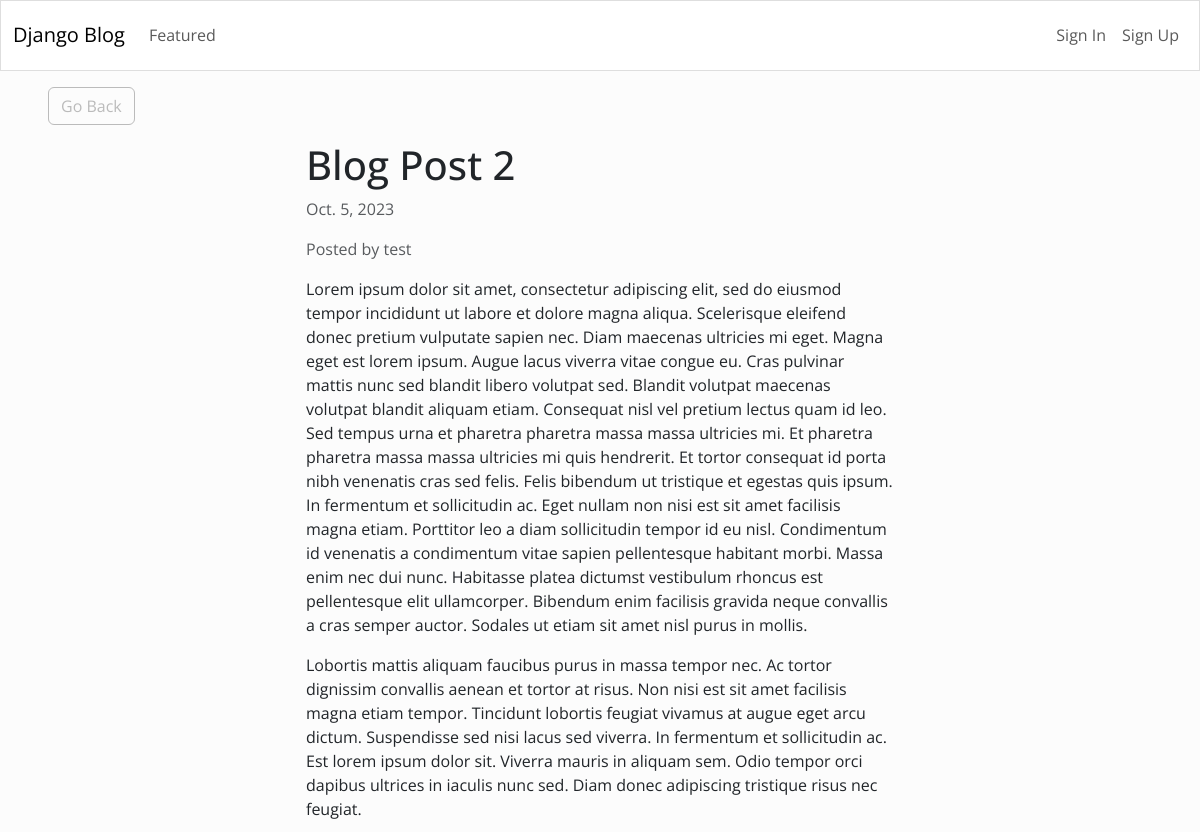
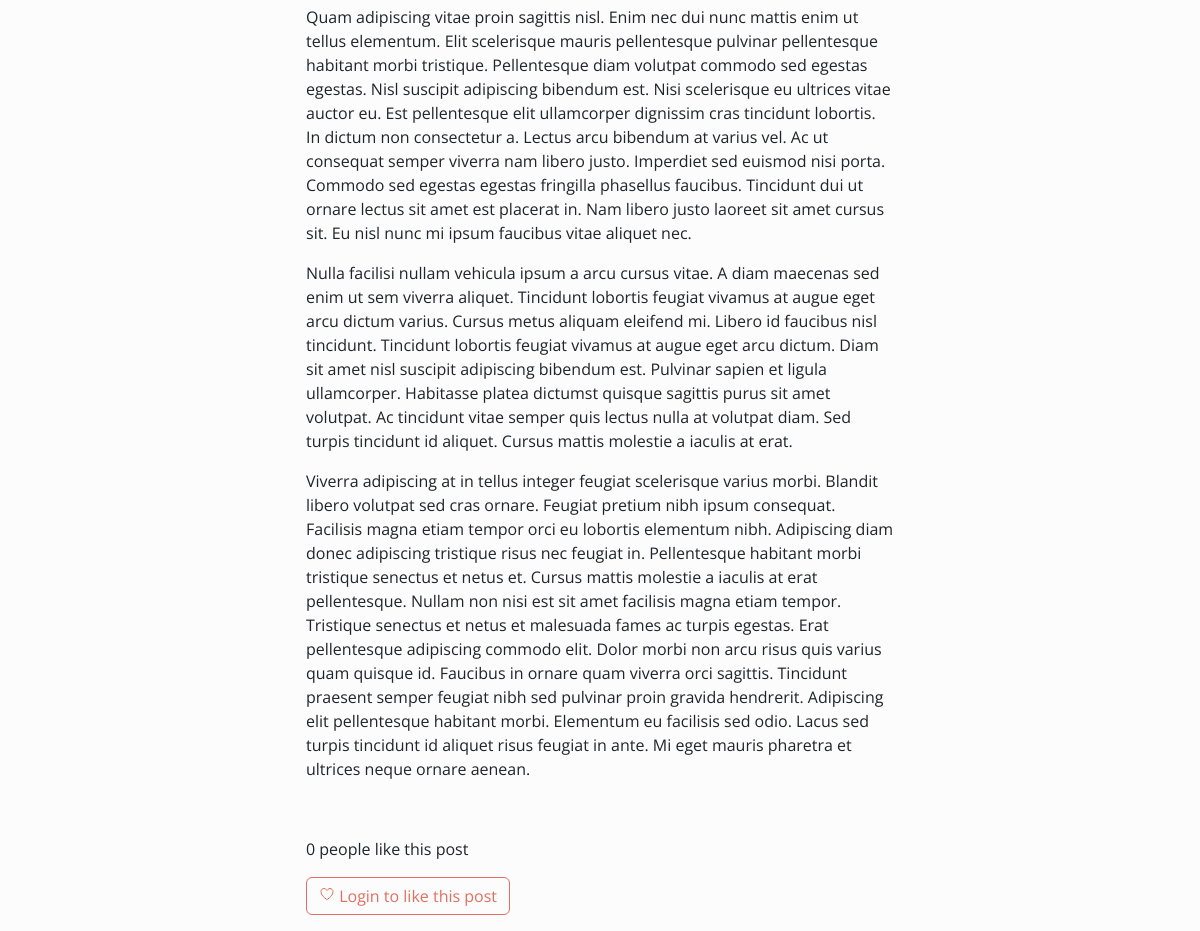
Page /2/ on the committed database (2 pictures, top to bottom).
### blog/models.py (models this page shows)
class Article(models.Model):
    title = models.CharField(max_length=225)
    content = HTMLField()
    date = models.DateField(auto_now_add=True)  # auto filling the date of the post
    author = models.ForeignKey(User, on_delete=models.CASCADE)
    featured = models.BooleanField(default=False)
    likes = models.ManyToManyField(User, related_name='likes', blank=True)  # so that field is not required

### blog/views.py (the view)
# urls.py: path('<int:pk>/', DetailArticleView.as_view(), name='detail_article'),
class DetailArticleView(DetailView):
    model =Article
    template_name = 'blog/blog_post.html'
    def get_context_data(self, *args, **kwargs):
        context = super(DetailArticleView, self).get_context_data(*args, **kwargs)
        context['liked_by_user'] = False
        article = Article.objects.get(id=self.kwargs.get('pk'))
        if article.likes.filter(pk=self.request.user.id).exists():
            context['liked_by_user'] = True
        return context

### blog/templates/blog/blog_post.html (shortened to what this page needs)
{% extends 'blog/base.html' %}
{% block content %}
<div class="row">
	<div class="col-md-4 col-12 mx-md-5 mx-2 mt-md-3 my-3">
		<a class="btn btn-outline-secondary" href="{% url 'index' %}">Go Back</a>
	</div>
</div>
<div class="row">
	<div class="col-md-6 col-11 mx-md-auto mb-3 pb-2 mx-3">
		<h1>{{ object.title }}</h1>
		<p class="text-muted">{{ object.date }}</p>
		<p class="text-muted">Posted by {{ object.author.username }}</p>
		<div>
			{{ object.content|safe }}
		</div>
	</div>
</div>
<div class="row my-3">
	<div class="col-md-6 col-12 mx-md-auto mx-3">
		{% include './blogPostSupport/number_of_likes.html' %}
		{% if request.user.is_authenticated %}
			{% include 'blog/blogPostSupport/like_button.html' %}
		{% else %}
			<button class="btn btn-outline-primary" disabled><ion-icon name="heart-outline"></ion-icon> Login to like this post</button>
		{% endif %}
	</div>
</div>
{% endblock content %}

### blog/templates/blog/blogPostSupport/number_of_likes.html
{% if object.likes.count == 1 %}
    <p>{{ object.likes.count }} person likes this post</p>
{% else %}
    <p>{{ object.likes.count }} people like this post</p>
{% endif %}

### rows in the picture
Article: title "Blog Post 2", date "Oct. 5, 2023", author.username "test", content "Lorem ipsum dolor sit amet, consectetur adipiscing elit, sed do eiusmod tempor incididunt ut labore et dolore magna aliqua. Scelerisque eleifend donec pretium vulputate sapien nec. Diam maecenas ultricies mi eget. Magna eget est lorem ipsum. Augue lacus viverra vitae congue eu. Cras pulvinar mattis nunc sed blandit libero volutpat sed. Blandit volutpat maecenas volutpat blandit aliquam etiam. Consequat nisl vel pretium lectus quam id leo. Sed tempus urna et pharetra pharetra massa massa ultricies mi. Et pharetra pharetra massa massa ultricies mi quis hendrerit. Et tortor consequat id porta nibh venenatis cras sed felis. Felis bibendum ut tristique et egestas quis ipsum. In fermentum et…", likes.count "0"
